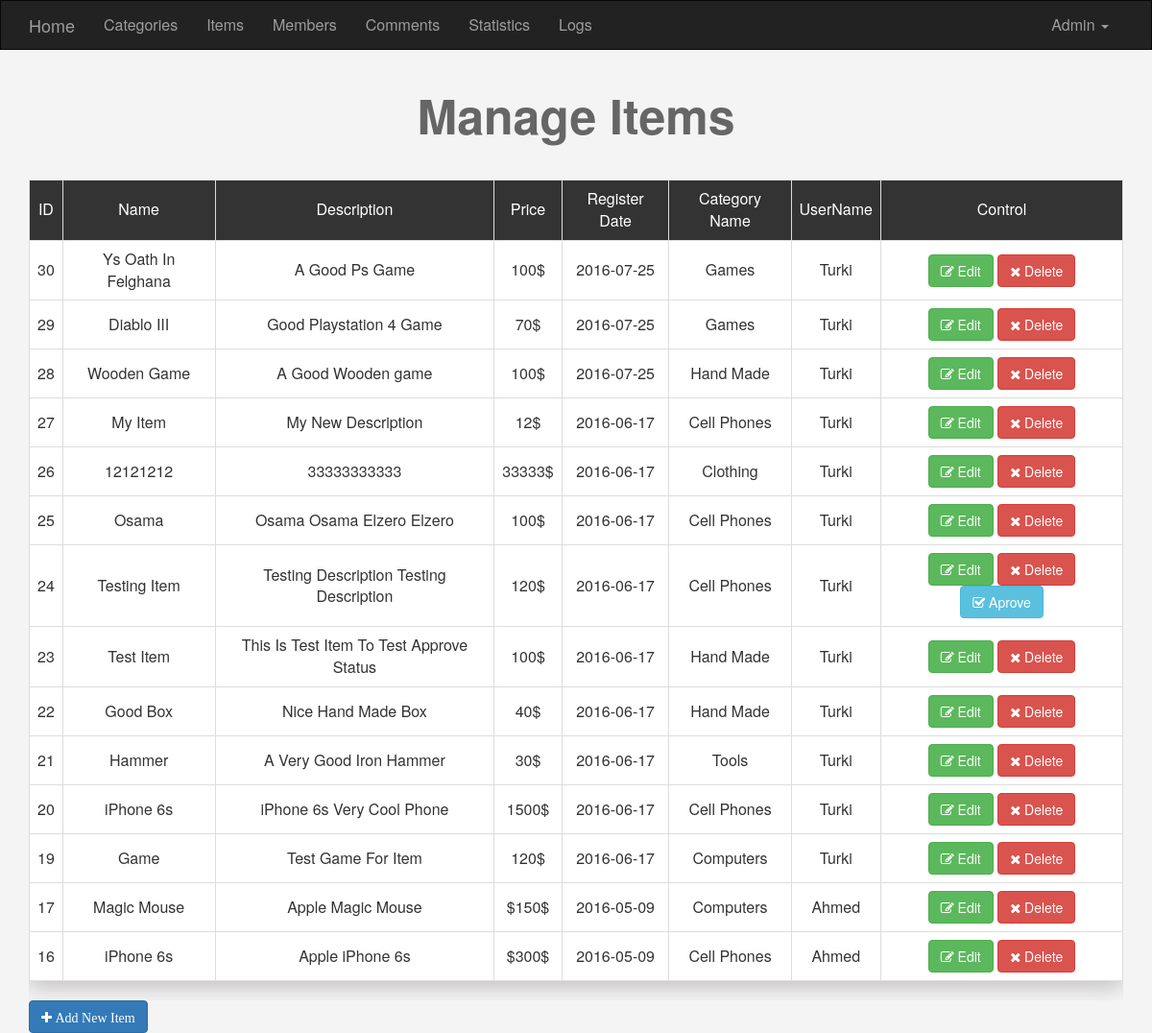
Screenshot of /admin/items.php (signed in) with the database file from the repository.
### tables this page shows
CREATE TABLE `items` (
  `Item_ID` int(11) NOT NULL,
  `Name` varchar(255) NOT NULL,
  `Description` text NOT NULL,
  `Price` varchar(255) NOT NULL,
  `Add_Date` date NOT NULL,
  `Country_Made` varchar(255) NOT NULL,
  `Image` varchar(255) NOT NULL,
  `Status` varchar(255) NOT NULL,
  `Rating` smallint(6) NOT NULL,
  `Approve` tinyint(4) NOT NULL DEFAULT '0',
  `Cat_ID` int(11) NOT NULL,
  `Member_ID` int(11) NOT NULL,
  `tags` varchar(255) DEFAULT NULL
);

CREATE TABLE `categories` (
  `ID` int(11) NOT NULL,
  `Name` varchar(255) NOT NULL,
  `Description` text NOT NULL,
  `parent` int(11) NOT NULL,
  `Ordering` int(11) DEFAULT NULL,
  `Visibility` tinyint(4) NOT NULL DEFAULT '0',
  `Allow_Comment` tinyint(4) NOT NULL DEFAULT '0',
  `Allow_Ads` tinyint(4) NOT NULL DEFAULT '0'
);

CREATE TABLE `users` (
  `UserID` int(11) NOT NULL COMMENT 'To Identify User',
  `Username` varchar(255) NOT NULL COMMENT 'Username To Login',
  `Password` varchar(255) NOT NULL COMMENT 'Password To Login',
  `Email` varchar(255) NOT NULL,
  `FullName` varchar(255) NOT NULL,
  `GroupID` int(11) NOT NULL DEFAULT '0' COMMENT 'Identify User Group',
  `TrustStatus` int(11) NOT NULL DEFAULT '0' COMMENT 'Seller Rank',
  `RegStatus` int(11) NOT NULL DEFAULT '0' COMMENT 'User Approval',
  `Date` date NOT NULL
);

### admin/items.php (the view, shortened to what this page needs)
<?php
if(isset($_SESSION['admin'])) {
    include "init.php";
    $do = isset($_GET['do']) ? $_GET['do'] : 'Manage';
    if($do == "Manage"){
        $stmt = $conn->prepare("SELECT items.*,
                                categories.Name AS category_name,
                                 users.Username
                                FROM items
                                INNER JOIN categories ON categories.ID = items.Cat_ID
                                INNER JOIN users on users.UserID = items.Member_ID
                                ORDER BY Item_ID DESC ");
        $stmt->execute();
        $rows = $stmt->fetchAll();
        if(!empty($rows)) {
            ?>
            <h1 class="text-center">Manage Items</h1>
            <div class="container">
                <div class="table-responsive">
                    <table class="main-table table table-bordered text-center">
                        <tr>
                            <td>ID</td>
                            <td>Name</td>
                            <td>Description</td>
                            <td>Price</td>
                            <td>Register Date</td>
                            <td>Category Name</td>
                            <td>UserName</td>
                            <td>Control</td>
                        </tr>
                        <?php foreach ($rows as $row) {
                            ?>
                            <tr>
                                <td><?php echo $row['Item_ID']; ?></td>
                                <td><?php echo $row['Name']; ?></td>
                                <td><?php echo $row['Description']; ?></td>
                                <td><?php echo $row['Price']; ?>$</td>
                                <td><?php echo $row['Add_Date']; ?></td>
                                <td><?php echo $row['category_name']; ?></td>
                                <td><?php echo $row['Username']; ?></td>
                                <td>
                                    <a href="items.php?do=edit&itemid=<?php echo $row['Item_ID']; ?>"
                                       class="btn btn-success"><i class="fa fa-edit "></i> Edit</a>
                                    <a href="items.php?do=Delete&itemid=<?php echo $row['Item_ID']; ?>"
                                       class="btn btn-danger confirm"><i class="fa fa-remove "></i> Delete</a>
                                    <?php
                                    if ($row['Approve'] == 0) {
                                        echo "<a href='items.php?do=Approve&itemid={$row["Item_ID"]}' class='btn btn-info'><i class='fa fa-check-square-o '></i> Aprove</a>";
                                    }
                                    ?>
                                </td>
                            </tr>
                            <?php
                        }
                        ?>
                    </table>
                </div>
                <a class='btn btn-primary' href='items.php?do=Add'><i class="fa fa-plus"> Add New Item</i></a>
            </div>
            <?php
        }else{
            echo "<div class='container'>";
                echo "<h1 class=''>There are no Items</h1>";
                echo "<a class='btn btn-primary' href='items.php?do=Add'><i class='fa fa-plus'> Add New Item</i></a>";
            echo "</div>";
        }
    }
    include $template . "footer.php";
}
else{
    header("Location: index.php");
}

### admin/layout/css/backend.css (style rules this page uses)
body { background-color: #F4F4F4; font-size: 16px; }
h1 { color: #666; font-size: 50px; font-weight: bold; margin: 40px 0; }
.table-responsive .table-bordered { -webkit-box-shadow: 0 7px 20px #c5c2c2; -moz-box-shadow: 0 7px 20px #c5c2c2; -o-box-shadow: 0 7px 20px #c5c2c2; -ms-box-shadow: 0 7px 20px #c5c2c2; box-shadow: 0 7px 20px #c5c2c2; }
.main-table td { background-color: #fff; vertical-align: middle !important; }
.main-table tr:first-child td { background-color: #333; color: #fff; }

### rows the page displays
items: Item_ID "30", Name "Ys Oath In Felghana", Description "A Good Ps Game", Price "100", Add_Date "2016-07-25", Cat_ID.Name "Games", Member_ID.Username "Turki"
items: Item_ID "29", Name "Diablo III", Description "Good Playstation 4 Game", Price "70", Add_Date "2016-07-25", Cat_ID.Name "Games", Member_ID.Username "Turki"
items: Item_ID "28", Name "Wooden Game", Description "A Good Wooden game", Price "100", Add_Date "2016-07-25", Cat_ID.Name "Hand Made", Member_ID.Username "Turki"
items: Item_ID "27", Name "My Item", Description "My New Description", Price "12", Add_Date "2016-06-17", Cat_ID.Name "Cell Phones", Member_ID.Username "Turki"
items: Item_ID "26", Name "12121212", Description "33333333333", Price "33333", Add_Date "2016-06-17", Cat_ID.Name "Clothing", Member_ID.Username "Turki"
items: Item_ID "25", Name "Osama", Description "Osama Osama Elzero Elzero", Price "100", Add_Date "2016-06-17", Cat_ID.Name "Cell Phones", Member_ID.Username "Turki"
items: Item_ID "24", Name "Testing Item", Description "Testing Description Testing Description", Price "120", Add_Date "2016-06-17", Cat_ID.Name "Cell Phones", Member_ID.Username "Turki"
items: Item_ID "23", Name "Test Item", Description "This Is Test Item To Test Approve Status", Price "100", Add_Date "2016-06-17", Cat_ID.Name "Hand Made", Member_ID.Username "Turki"
items: Item_ID "22", Name "Good Box", Description "Nice Hand Made Box", Price "40", Add_Date "2016-06-17", Cat_ID.Name "Hand Made", Member_ID.Username "Turki"
items: Item_ID "21", Name "Hammer", Description "A Very Good Iron Hammer", Price "30", Add_Date "2016-06-17", Cat_ID.Name "Tools", Member_ID.Username "Turki"
items: Item_ID "20", Name "iPhone 6s", Description "iPhone 6s Very Cool Phone", Price "1500", Add_Date "2016-06-17", Cat_ID.Name "Cell Phones", Member_ID.Username "Turki"
items: Item_ID "19", Name "Game", Description "Test Game For Item", Price "120", Add_Date "2016-06-17", Cat_ID.Name "Computers", Member_ID.Username "Turki"
items: Item_ID "17", Name "Magic Mouse", Description "Apple Magic Mouse", Price "$150", Add_Date "2016-05-09", Cat_ID.Name "Computers", Member_ID.Username "Ahmed"
items: Item_ID "16", Name "iPhone 6s", Description "Apple iPhone 6s", Price "$300", Add_Date "2016-05-09", Cat_ID.Name "Cell Phones", Member_ID.Username "Ahmed"

### other values shown
lang('Home-Admin') "Home"
lang('Categories') "Categories"
lang('Items') "Items"
lang('Members') "Members"
lang('Comments') "Comments"
lang('Statistics') "Statistics"
lang('Logs') "Logs"
